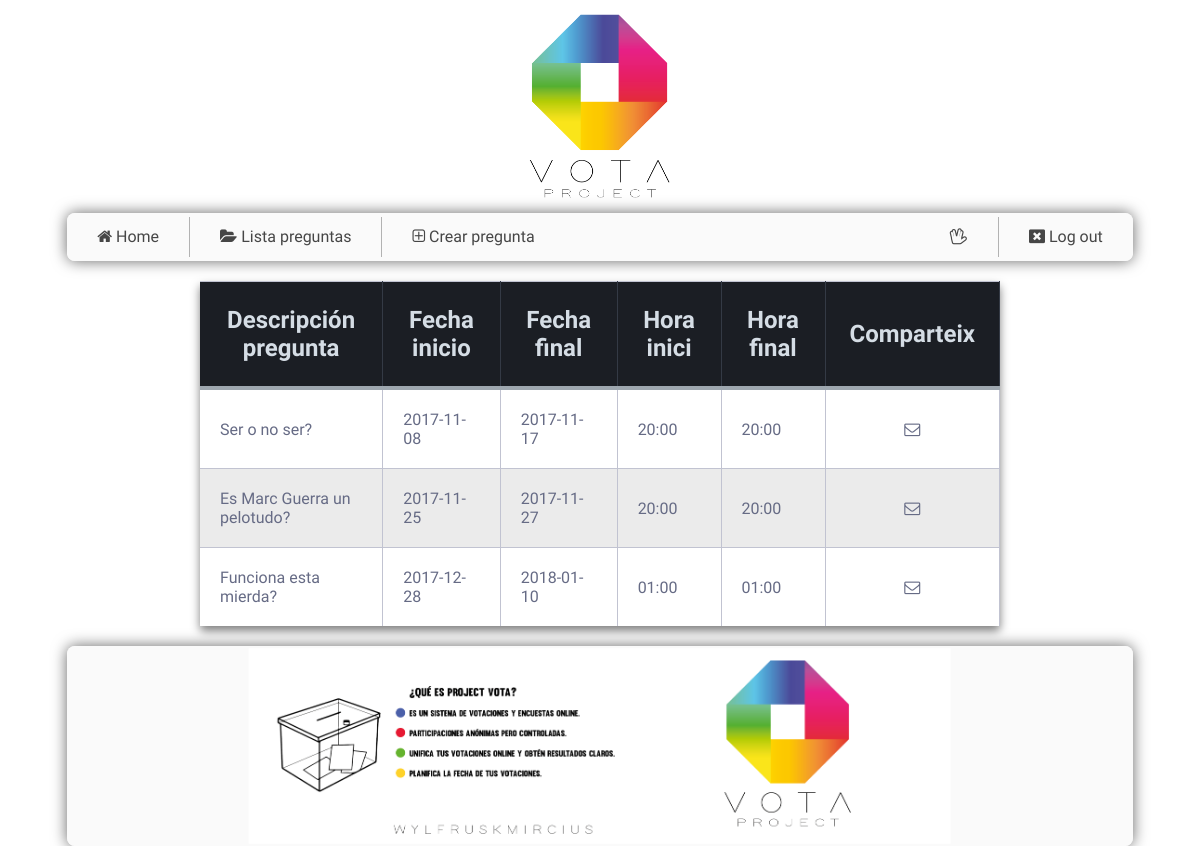
The app's page /paginas/lista-preguntas.php with its own data.
### tables this page shows
CREATE TABLE `consulta` (
  `ID_Consulta` int(5) NOT NULL,
  `Desc_Pregunta` varchar(255) NOT NULL,
  `ID_Usuario` int(5) NOT NULL,
  `F_Inicio` date NOT NULL,
  `F_Final` date NOT NULL,
  `H_Inicio` varchar(5) DEFAULT NULL,
  `H_Final` varchar(5) DEFAULT NULL
);

### paginas/lista-preguntas.php (the view, shortened to what this page needs)
<!DOCTYPE html>
<html>
<head>
	<link rel="stylesheet" href="https://cdnjs.cloudflare.com/ajax/libs/font-awesome/4.7.0/css/font-awesome.min.css">
</head>
<body>
<?php
	include_once('conexion.php');
	?>
	<div class="logo">
		<img src="img/projectvota-01-01.png">
	</div>
	<section class="navbar">
		<div class="navbar-container">
			<div class="navbar-option">
				<a href="home.php"><i class="fa fa-home"></i>  Home</a>
			</div>
            <div class="navbar-option">
				<a href="lista-preguntas.php"><i class="fa fa-folder-open"></i>  Lista preguntas</a>
			</div>
			<div class="navbar-option">
				<a href="consultas.php"><i class="fa fa-plus-square-o"></i>  Crear pregunta</a>
			</div>
			<div class="navbar-option-dos">
				<a href="logout.php"><i class="fa fa-window-close"></i>   Log out</a>
			</div>
			<div class="navbar-option-dos">
				<a href="lista-consultas-usuario.php"><i class="fa fa-hand-spock-o"></i> <?php
				?></a>
			</div>
		</div>
	</section>
	<section class="container">
			<div class="workin">
				<table class="table-fill">
					<tr>
						<th>Descripción pregunta</th>
						<th>Fecha inicio</th>
						<th>Fecha final</th>
						<th>Hora inici</th>
						<th>Hora final</th>
						<th>Comparteix</th>
					</tr>
					<?php
						$qstr = "SELECT * FROM Consulta";
						$query = $con->prepare( $qstr );
						$query->execute();
						$row = $query->fetch();
						while ($row) {
							echo '<td onclick="onClickedIrAVotacionesConId(this)" id="'.$row['ID_Consulta'].'">'.$row['Desc_Pregunta'].'</td>';
							echo '<td>'.$row['F_Inicio'].'</td>';
							echo '<td>'.$row['F_Final'].'</td>';
							echo '<td>'.$row['H_Inicio'].'</td>';
							echo '<td>'.$row['H_Final'].'</td>';
							echo '<td style="text-align:center" onclick="onClickedIrAInvitacionesConId(this)" id="'.$row['ID_Consulta'].'"> <i class="fa fa-envelope-o"></i></td>';
							$row = $query->fetch();
						}
					?>
				</table>
			</div>
	</section>
	<section class="footer">
		<div class="footer-container">
			<div class="banner">
				<img src="img/projectvota3-01.png">
			</div>
		</div>
	</section>
</body>
</html>

### paginas/lista-preguntas.php (style rules this page uses)
html, body { font-family: 'Roboto Condensed', sans-serif; height: 100%; }
.navbar-container { width: 90%; height: 3em; margin-left: auto; margin-right: auto; display: block; background-color: rgba(250,250,250,0.9); box-shadow: 0 0 15px rgba(0, 0, 0, 0.6); border-radius: 0.5em; }
.footer-container { margin-top: 20px; width: 90%; height: auto; margin-left: auto; margin-right: auto; display: block; background-color: rgba(250,250,250,0.9); box-shadow: 0 0 15px rgba(0, 0, 0, 0.6); border-radius: 0.5em; }
.navbar-option { margin-top: 6px; float: left; padding-top: 0.5em; padding-bottom: 0.5em; margin-left:30px; margin-right:30px; }
.navbar-option-dos { margin-top: 6px; float: right; padding-top: 0.5em; padding-bottom: 0.5em; margin-left:30px; margin-right:30px; }
.navbar-option a { text-decoration: none; color: rgba(50,50,50,0.9); }
.navbar-option-dos a { text-decoration: none; color: rgba(50,50,50,0.9); }
.table-fill { border-radius:3px; border-collapse: collapse; height: 1em; margin: auto; margin-top: 20px; max-width: 50em; padding:5px; width: 100%; box-shadow: 0 5px 10px rgba(0, 0, 0, 0.5); }
th { color:#D5DDE5;; background:#1b1e24; border-bottom:4px solid #9ea7af; border-right: 1px solid #343a45; font-size:1.5em; padding:24px; text-align:center; }
tr { border-top: 1px solid #C1C3D1; border-bottom-: 1px solid #C1C3D1; color:#666B85; font-size:1em; }
tr:nth-child(odd) td { background:#EBEBEB; }
td { background:#FFFFFF; padding:20px; text-align:left; vertical-align:middle; font-size:1em; border-right: 1px solid #C1C3D1; }
.logo { display:block; margin-left:auto; margin-right:auto; margin:10px; }
.logo img { display:block; margin-left:auto; margin-right:auto; width: 150px; height: auto; position:relative; animation: slide_in 5s ease-in-out infinite; }
.banner { display:block; margin-left: auto; margin-right:auto; }
.banner img { display:block; margin-left: auto; margin-right:auto; width: auto; height:200px; }

### records on screen
consulta: Desc_Pregunta "Ser o no ser?", F_Inicio "2017-11-08", F_Final "2017-11-17", H_Inicio "20:00", H_Final "20:00"
consulta: Desc_Pregunta "Es Marc Guerra un pelotudo?", F_Inicio "2017-11-25", F_Final "2017-11-27", H_Inicio "20:00", H_Final "20:00"
consulta: Desc_Pregunta "Funciona esta mierda?", F_Inicio "2017-12-28", F_Final "2018-01-10", H_Inicio "01:00", H_Final "01:00"
